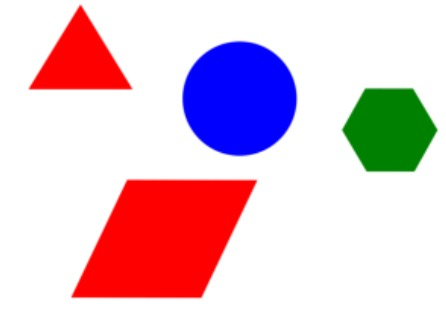
#> input picture IMG-20240524-WA0006.jpg, 446 x 323 px
$ python task1_circle_shape.py
#> lines starting #> are read from the running program, lines starting #| are printed output that depends on the picture
import cv2
import numpy as np
import webcolors

def closest_color(requested_color):
    min_colors = {}
    for key, name in webcolors.CSS3_HEX_TO_NAMES.items():
        r_c, g_c, b_c = webcolors.hex_to_rgb(key)
        rd = (r_c - requested_color[0]) ** 2
        gd = (g_c - requested_color[1]) ** 2
        bd = (b_c - requested_color[2]) ** 2
        min_colors[(rd + gd + bd)] = name
    return min_colors[min(min_colors.keys())]

def get_color_name(requested_color):
    try:
        closest_name = webcolors.rgb_to_name(requested_color)
    except ValueError:
        closest_name = closest_color(requested_color)
    return closest_name

# Read the input image
image = cv2.imread('IMG-20240524-WA0006.jpg', cv2.IMREAD_COLOR)
#> image is the input picture: shape (323, 446, 3); mean B, G, R 209.2, 196.6, 225.9

if image is None:
    print("Image not found or unable to open")
else:
    # Convert the image to grayscale
    gray_image = cv2.cvtColor(image, cv2.COLOR_BGR2GRAY)
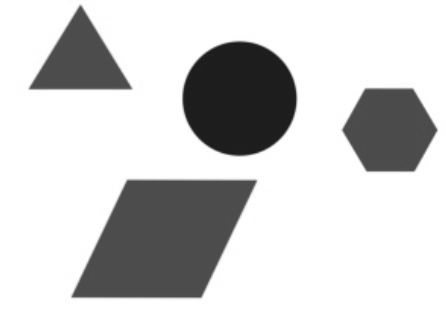
#> gray_image: shape (323, 446); min 27, max 255, mean 206.8

    # Apply Hough Circle Transform to detect circles
    circles = cv2.HoughCircles(gray_image, cv2.HOUGH_GRADIENT, dp=1, minDist=20, param1=50, param2=30, minRadius=0, maxRadius=0)
#> circles = [[238.5, 97.5, 57.1]]

    if circles is not None:
        circles = np.uint16(np.around(circles))
#> circles = [[238, 98, 57]]
        for circle in circles[0, :]:
            center = (circle[0], circle[1])
            radius = circle[2]

            # Get the color of the circle's center
            color = image[center[1], center[0]].tolist()  # [B, G, R]
#> (the run stopped early here; a loop or call above may not have finished)

$ run again, with IMG-20240524-WA0001.jpg copied over IMG-20240524-WA0006.jpg
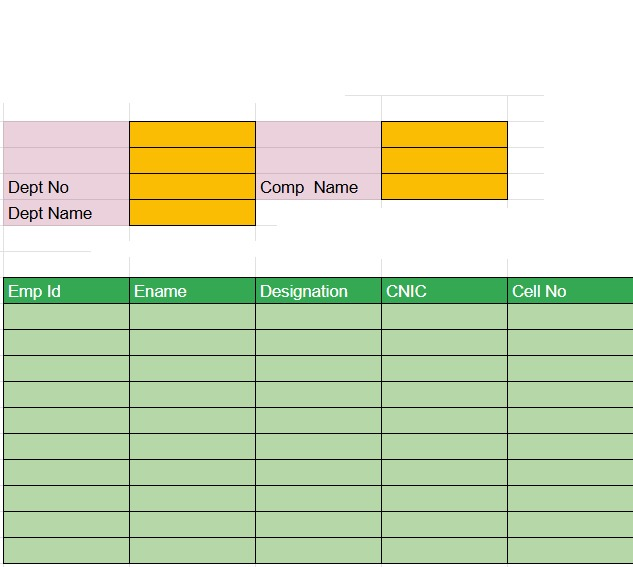
#> input picture IMG-20240524-WA0001.jpg, 633 x 567 px
#> image is the input picture: shape (567, 633, 3); mean B, G, R 185.3, 219.2, 205.6
#> `gray_image = cv2.cvtColor(image, cv2.COLOR_BGR2GRAY)`:
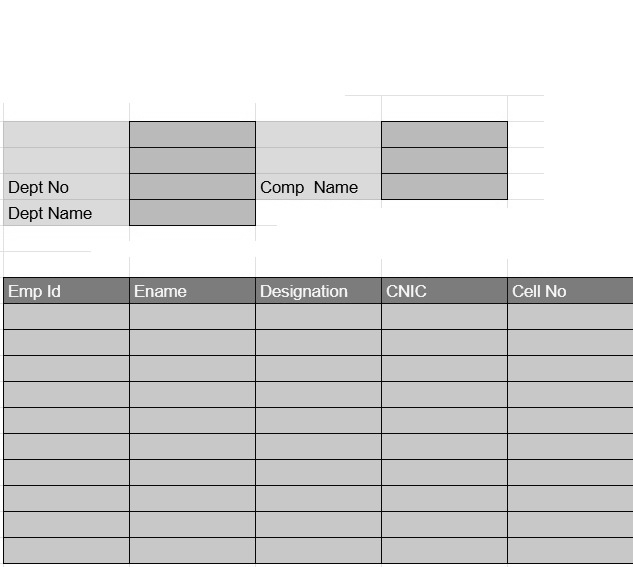
#> gray_image: shape (567, 633); min 0, max 255, mean 211.3
#> `circles = cv2.HoughCircles(gray_image, cv2.HOUGH_GRADIENT, dp=1, minDi..`: circles = 450 rows, first 8: [218.5, 283.5, 163.8], [536.5, 24.5, 539.9], [234.5, 10.5, 293.9], [279.5, 101.5, 228.8], [589.5, 176.5, 336], [607.5, 130.5, 353.9], [607.5, 160.5, 351.9], [243.5, 28.5, 275.4]
#> `circles = np.uint16(np.around(circles))`: circles = 450 rows, first 8: [218, 284, 164], [536, 24, 540], [234, 10, 294], [280, 102, 229], [590, 176, 336], [608, 130, 354], [608, 160, 352], [244, 28, 275]
